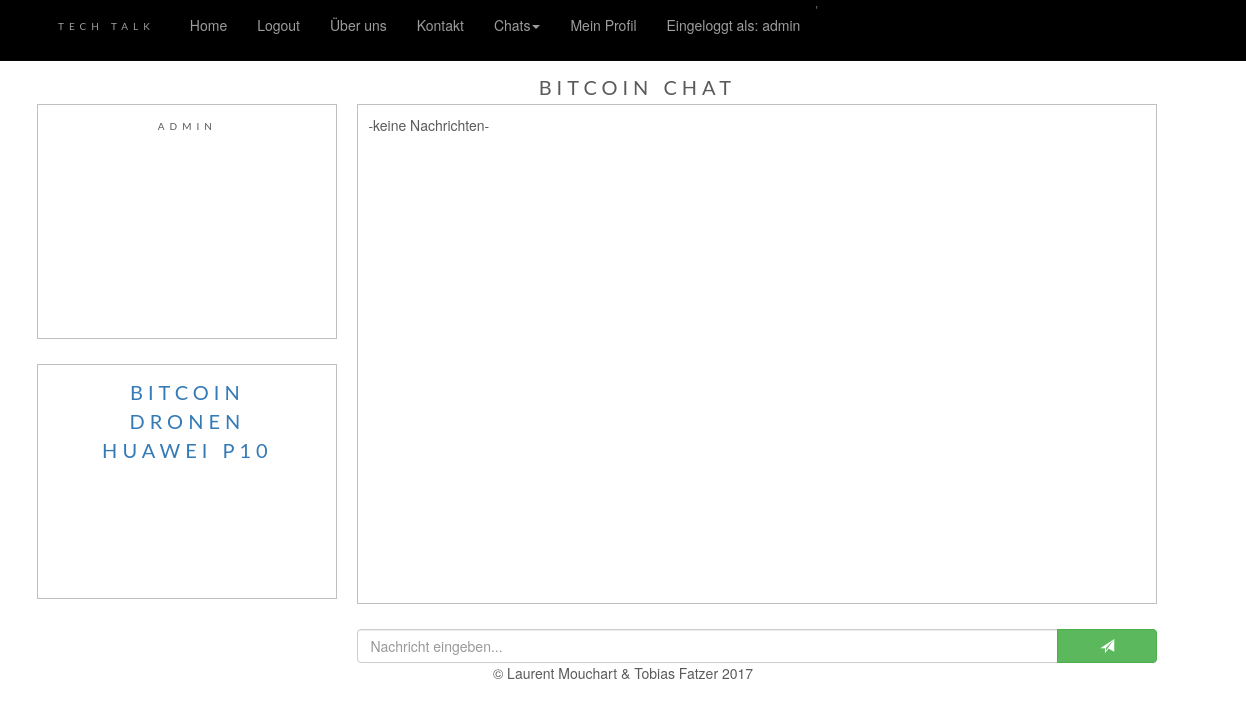
The page /chat/chatErstellen?name=bitcoin&chat_id=1 (signed in) on the database as committed earlier.
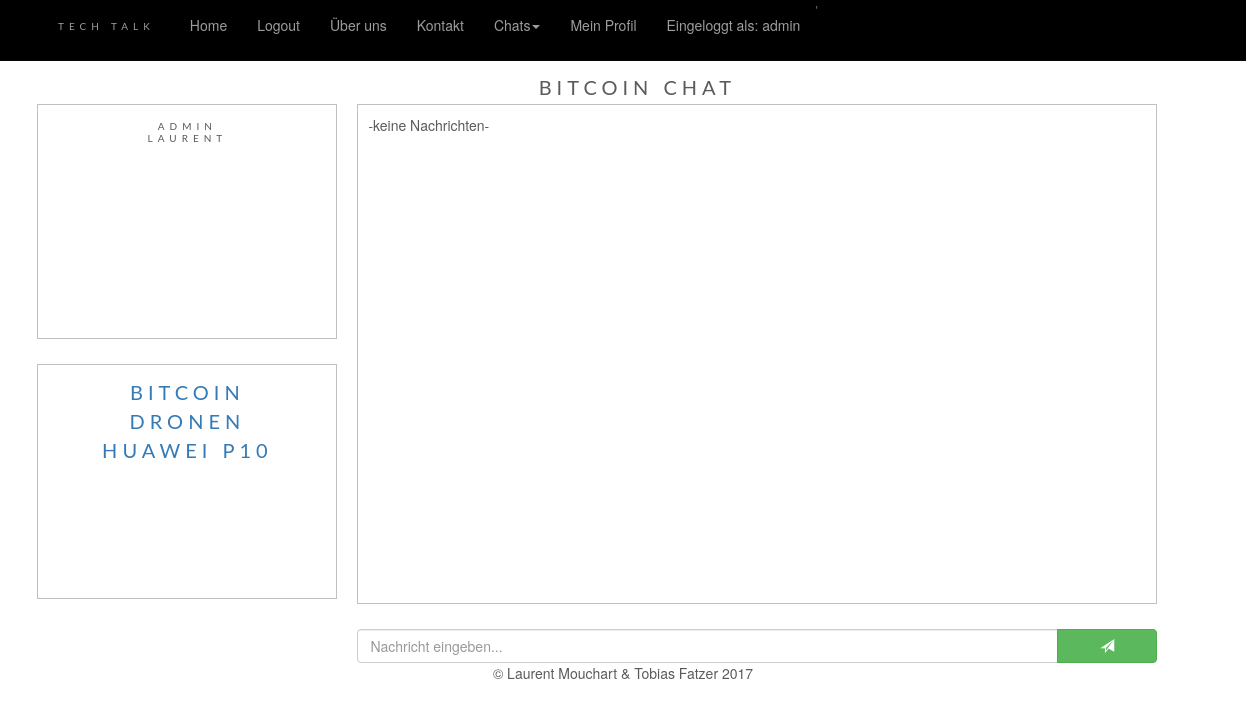
The same page on the database as committed later.
### tables this page shows
create table kunde(
  id INT NOT NULL AUTO_INCREMENT PRIMARY KEY,
benutzername varchar(45) not null,
email varchar(45) not null,
passwort varchar(45) not null);

### lib/ConnectionHandler.php (called while the page is built, shortened)
<?php
class ConnectionHandler {
	private static $connection = null;
	public static function getConnection() {
		$config = require '../config.php';
		$host = $config ['database'] ['host'];
		$username = $config ['database'] ['username'];
		$password = $config ['database'] ['password'];
		$database = $config ['database'] ['database'];
		self::$connection = new MySQLi ( $host, $username, $password, $database );
		self::$connection->set_charset ( 'utf8' );
		return self::$connection;
	}
}

### controller/ChatController.php (called while the page is built, shortened)
<?php
require '../repository/UserRepository.php';
require '../repository/ChatRepository.php';
class ChatController {
	public function chatErstellen() {
		$name = $_GET ["name"];
		$chat_id = $_GET ["chat_id"];
		$chat_id = intval ( $chat_id );
		$view = new View ( 'chat' );
		$view->title = $name . ' Chat';
		$view->heading = $name . ' Chat';
		$view->tablogin = true;
		if (isset ( $_SESSION ["benutzername"] )) {
			$view->username = $_SESSION ["benutzername"];
		}
		$view->active = 'chat';
		$view->kunde_id = $_SESSION ["id"];
		$view->name = $name;
		$view->chat_id = $chat_id;
		$userRepo = new UserRepository ();
		$alleUser = $userRepo->nutzerAuslesen ();
		$view->alleUser = $alleUser;
		$chatRepo = new ChatRepository ();
		$alleNachrichten = $chatRepo->textAuslesen ( $chat_id );
		$view->alleNachrichten = $alleNachrichten;
		$view->display ();
	}
}
?>

### lib/Dispatcher.php (called while the page is built, shortened)
<?php
class Dispatcher {
	public static function dispatch() {
		try {
			$uri = $_SERVER ['REQUEST_URI'];
			$uri = strtok ( $uri, '?' );
			$uri = trim ( $uri, '/' );
			$uriFragments = explode ( '/', $uri );
			$method = 'index';
			if (! empty ( $uriFragments [1] )) {
				$method = $uriFragments [1];
			}
			$controller = new $controllerName ();
			$controller->$method ();
		}catch (Error $e){
			header("Location: /error");
		}
	}
}

### public/index.php (called while the page is built, shortened)
<?php
require_once '../lib/Dispatcher.php';
$dispatcher = new Dispatcher();
$dispatcher->dispatch();

### lib/View.php (called while the page is built, shortened)
<?php
class View {
	private $viewfile;
	private $properties = array ();
	public function __construct($viewfile) {
		$this->viewfile = "./../view/$viewfile.php";
	}
	public function __set($key, $value) {
		if (! isset ( $this->$key )) {
			$this->properties [$key] = $value;
		}
	}
	public function display() {
		extract ( $this->properties );
		require './../view/header.php';
		require $this->viewfile;
		require './../view/footer.php';
	}
}

### repository/ChatRepository.php (called while the page is built, shortened)
<?php
class ChatRepository extends Repository {
	public function textAuslesen($id) {
		$userRepo = new UserRepository ();
		$userRepo->nutzerAuslesen ();
		$sql = "SELECT text, kunde_id FROM techtalk.text join chat_text_user on chat_text_user.text_id=text.id where chat_text_user.chat_id=?";
		$statement = ConnectionHandler::getConnection ()->prepare ( $sql );
		$statement->bind_param ( 'i', $id );
		$statement->execute ();
		$result = $statement->get_result ();
		if (! $statement->execute ()) {
			throw new Exception ( "Unsere Server sind zurzeit Offline. Wir bitten Sie um entschuldigung" );
		}
		$textString = "";
		if ($result->num_rows > 0) {
			while ( $row = $result->fetch_assoc () ) {
				$textString = $textString . "<strong>" . $userRepo->kundennameAuslesen ( $row ["kunde_id"] ) . ":</strong> " . $row ["text"] . "<br>";
			}
			return $textString;
		} else {
			return "-keine Nachrichten-";
		}
	}
}
?>

### repository/UserRepository.php (the view, shortened to what this page needs)
<?php
class UserRepository extends Repository {
	public function nutzerAuslesen() {
		$sql = "SELECT techtalk.kunde.benutzername FROM techtalk.kunde";
		$statement = ConnectionHandler::getConnection ()->prepare ( $sql );
		$statement->execute ();
		$result = $statement->get_result ();
		if (! $statement->execute ()) {
			header("Location: /error");
		}
		$userString = "";
		if ($result->num_rows > 0) {
			while ( $row = $result->fetch_assoc () ) {
				$userString = $userString . $row ["benutzername"] . "<br>";
			}
			return $userString;
		} else {
			return "0 results";
		}
	}
}
?>

### view/header.php (shortened to what this page needs)
<!DOCTYPE html>
<html lang="de">
<head>
<link rel="stylesheet"
	href="https://maxcdn.bootstrapcdn.com/bootstrap/3.3.6/css/bootstrap.min.css"
>
<link href="/css/style.css" rel="stylesheet">
</head>
<body>
	<nav class="navbar navbar-fixed-top navbar-inverse">
		<div class="container">
			<div class="navbar-header">
				<a class="navbar-brand" href="/"><h2>Tech Talk</h2></a>
			</div>
			<div id="navbar" class="collapse navbar-collapse">
				<ul class="nav navbar-nav">
					<li
						<?php
						if (strcmp ( 'home', $active ) == 0) {
							echo 'class=active';
						}
						?>><a href="/"><p>Home</p></a></li>
					<li>
					<?php
					if (isset ( $username )) {
						echo '<a href="/" onclick="logout()" ><p>Logout</p></a>';
					} else {
						echo '<a href="#signup" id="login" data-toggle="modal"+
						data-target=".bs-modal-sm"><p>Login</p></a>';
					}
					?>
					</li>
					<li
						<?php
						if (strcmp ( 'ueberuns', $active ) == 0) {
							echo 'class=active';
						}
						?>><a href="/ueberuns/ueberuns"><p>Über uns</p></a></li>
					<li
						<?php
						if (strcmp ( 'kontakt', $active ) == 0) {
							echo 'class=active';
						}
						?>><a href="/kontakt/kontakt"><p>Kontakt</p></a></li>
					<li class="dropdown"
						<?php
						if (strcmp ( 'chat', $active ) == 0) {
							echo 'class=active';
						}
						?>><a href="#" class="dropdown-toggle" data-toggle="dropdown"
						role="button" aria-haspopup="true" aria-expanded="false">Chats<span
							class="caret"></span></a>
					<?php
					if (isset ( $username )) {
						?>
					<li
						<?php
						if (strcmp ( 'meinProfil', $active ) == 0) {
							echo 'class=active';
						}
						?>><a href="/user/meinProfil"><p>Mein Profil</p></a></li>'<?php
					} else {
						echo "";
					}
					?>
				<?php
				if (isset ( $username )) {
					echo "<li><a><p>Eingeloggt als: " . $username . "</p></a></li>";
				} else {
					echo "";
				}
				?>
					</ul>
			</div>
		</div>
	</nav>
	<main>

### view/chat.php (shortened to what this page needs)
<?php
if (! isset ( $_SESSION ["id"] )) {
	$view = new View ( 'default_index' );
	$view->title = 'Bitte Anmelden';
	$view->heading = '';
	$view->tablogin = false;
	$view->display ();
	echo "<script>document.getElementById('loginFehler').innerHTML = 'Bitte Einloggen oder Registrieren'
			document.getElementById('serverWarnung').innerHTML = 'Bitte Einloggen oder Registrieren';
						document.getElementById('login').click();
						</script>";
	$_SESSION ["id"] = null;
} else {
	?>
<div id="chat" class="row">
	<h3><?=$title ?></h3>
	<div class="links col">
		<div class="chatBoxKlein">
			<h2><?= $alleUser ?></h2>
		</div>
		<div class="chatBoxKlein">
			<a href="/chat/chatErstellen?name=bitcoin&chat_id=1"><h3>Bitcoin</h3></a>
			<a href="/chat/chatErstellen?name=dronen&chat_id=2"><h3>Dronen</h3></a>
			<a href="/chat/chatErstellen?name=HuaweiP10&chat_id=3"><h3>Huawei P10</h3></a>
		</div>
	</div>
	<div id="rechts" class="col">
		<div class="chatBoxGross">
		<?php require 'chatBox.php'; ?>
		</div>
		<div id="nachricht">
			<form
				action="/chat/chatSenden?name=<?=$name ?>&chat_id=<?=$chat_id?>"
				method="post">
				<div class="input-group">
					<input type="text" class="form-control"
						placeholder="Nachricht eingeben..." id="nachrichtText"
						name="nachrichtText" <?php if (isset($eingabe)) { ?>
						echo "value='$eingabe' " <?php } ?>> <span class="input-group-btn">
						<button id="absendenButton" class="btn btn-success" type="submit">
							<span class="glyphicon glyphicon-send" onclick="refresh()"></span>
						</button>
					</span>
				</div>
			</form>
		</div>
	</div>
</div>
<?php }?>

### view/chatBox.php
<div id="chatBox">
<?= $alleNachrichten ?>
</div>

### view/footer.php (shortened to what this page needs)
</main>
<footer>
	<div style="text-align: center;">
		<p >&copy; Laurent Mouchart & Tobias Fatzer 2017</p>
	</div>
</footer>
</html>

### public/css/style.css (style rules this page uses)
main { margin-left: 3%; margin-right: 3%; margin-top: 70px; background-color: #fff; width: auto; background-color: #fff; }
body { padding-bottom: 10px; color: #5a5a5a; }
h2 { letter-spacing: 5px; text-transform: uppercase; font: 10px "Lato", sans-serif; text-align: center; margin: 5px; }
h3 { letter-spacing: 5px; text-transform: uppercase; font: 20px "Lato", sans-serif; text-align: center; margin: 5px; }
footer { background-color: #fff; }
#chat { margin: 0 auto; width: 1200px; }
#absendenButton { width: 100px; }
.chatBoxGross { text-align: left; margin: 0 auto; margin-bottom: 25px; padding: 10px; background: #fff; height: 500px; width: 800px; border: 1px solid #c0c0c0; overflow: auto; }
#rechts { height: auto; width: 800px; float: left; margin-left: 20px; }
.links { float: left; }
#nachricht { width: 800px; margin: 0 auto; }
.chatBoxKlein { text-align: left; margin: 0 auto; margin-bottom: 25px; padding: 10px; background: #fff; height: 235px; width: 300px; border: 1px solid #c0c0c0; overflow: auto; }
.navbar { margin-bottom: 0; }
.navbar-inverse { background-color: #000; }

Rows that differ between the two databases and show on the page:
added kunde: benutzername "LAURENT"
